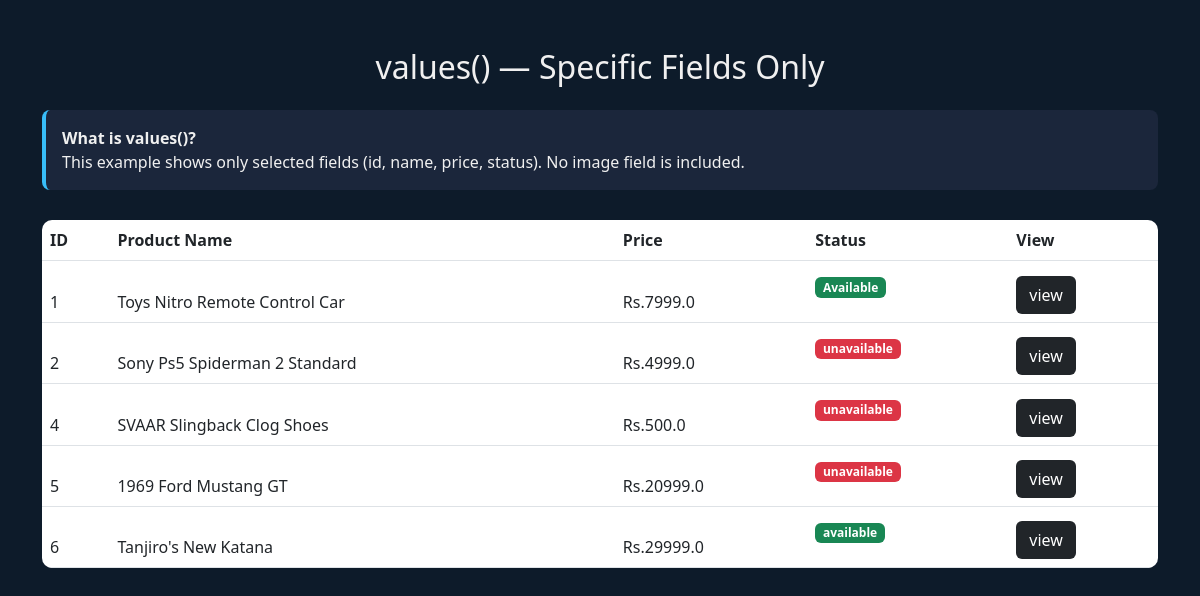
/showvalues, run on the app's committed database.
### app1/models.py (models this page shows, shortened)
class product(models.Model):
    pname=models.CharField(max_length=30)
    catid=models.ForeignKey(category,on_delete=models.CASCADE)
    pimg=models.ImageField(upload_to="photos")
    price=models.FloatField()
    description=models.TextField()
    status=models.CharField(max_length=15,default='available')
    sellerid=models.ForeignKey(RegisterModel,on_delete=models.CASCADE)
    color = models.ManyToManyField(color, blank=True)

### app1/views.py (the view)
# urls.py: path('showvalues',views.showvalues),
def showvalues(request):
    cat = category.objects.all()
    pro = product.objects.values('id','pname','price','status')
    context = {
        'cat':cat,
        'pro':pro,
    }
    return render(request, 'showvalues.html',context)

### app1/templates/showvalues.html (shortened to what this page needs)
<!DOCTYPE html>
<html lang="en">
<head>
  <link href="https://cdn.jsdelivr.net/npm/bootstrap@5.3.0-alpha3/dist/css/bootstrap.min.css" rel="stylesheet">
  <link href="https://cdn.jsdelivr.net/npm/bootstrap-icons/font/bootstrap-icons.css" rel="stylesheet">
</head>
<body>
<div class="container my-5">
  <h2 class="text-center mb-4">values() — Specific Fields Only</h2>
  <div class="info-box">
    <strong>What is values()?</strong><br>
    This example shows only selected fields (id, name, price, status).
    No image field is included.
  </div>
  <div class="table-responsive">
    <table class="table table-dark-custom">
      <thead>
        <tr>
          <th>ID</th>
          <th>Product Name</th>
          <th>Price</th>
          <th>Status</th>
          <th>View</th>
        </tr>
        {% for i in pro%}
        <tr>
            <td>{{i.id}}</td>
            <td>{{i.pname}}</td>
            <td>Rs.{{i.price}}</td>
            <td>
                {% if i.status|lower == 'available' %}
                <p class="badge bg-success mt-2">{{i.status}}</p>
                {% else %}
                <p class="badge bg-danger mt-2">{{i.status}}</p>
                {% endif %}
            </td>
            <td>
                <a href="/singleproduct/{{i.id}}"><input type="submit" value="view" class="btn bg-dark text-white"></a>
            </td>
        </tr>
      {% endfor %}
      </thead>
    </table>
  </div>
</div>
</body>
</html>

### app1/templates/showvalues.html (style rules this page uses)
body { background-color: #0d1b2a; color: #f0f0f0; }
.table-dark-custom { background-color: #1b263b; color: #f0f0f0; border-radius: 10px; overflow: hidden; }
.table-dark-custom thead { background-color: #0d1b2a; color: #38bdf8; }
.info-box { background-color: #1b263b; border-left: 4px solid #38bdf8; padding: 16px; border-radius: 8px; margin-bottom: 30px; }

### data on the page
product: id "1", pname "Toys Nitro Remote Control Car", price "7999.0", status "Available"
product: id "2", pname "Sony Ps5 Spiderman 2 Standard", price "4999.0", status "unavailable"
product: id "4", pname "SVAAR Slingback Clog Shoes", price "500.0", status "unavailable"
product: id "5", pname "1969 Ford Mustang GT", price "20999.0", status "unavailable"
product: id "6", pname "Tanjiro's New Katana", price "29999.0", status "available"
